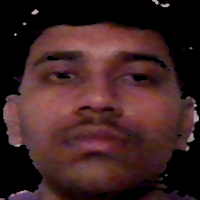
#> input picture images/img1.png, 200 x 200 px, given in place of the camera
$ python SkinDetection.py
#> lines starting #> are read from the running program, lines starting #| are printed output that depends on the picture; after the words box and inside, x2 and y2 are one past the last pixel; in counts of white or black regions, pixels touching at a corner belong together
# Author : Ambati Thrinay Kumar Reddy

import cv2
import numpy as np
import imutils
import os

class SkinDetector:

    _DEGUB = False
    '''
    implementation of "RGB-H-CbCr Skin Colour Model for Human Face Detection" published by
    Nusirwan Anwar bin Abdul Rahman, Kit Chong Wei and John See
    Faculty of Information Technology, Multimedia University
    johnsee@mmu.edu.my

    Algorithm from: http://citeseerx.ist.psu.edu/viewdoc/download?doi=10.1.1.718.1964&rep=rep1&type=pdf
    Archived version: https://archive.org/download/10.1.1.718.1964/10.1.1.718.1964.pdf

    '''
    def __init__(self, debug=False) -> None:
#> in test_with_webcam, frame is the input picture: shape (200, 200, 3); mean B, G, R 35.3, 35, 62.9
        SkinDetector._DEGUB = debug

    def _get_BGR_mask(self,img_BGR):
        '''
        RGB bounding rule (RULE A from the paper)

        args :
            BGR_img : image in BGR form

        returns :
            bgr_mask : boolean ndarray mask for the img in BGR form
        '''
        img_B, img_G, img_R  = cv2.split(img_BGR)
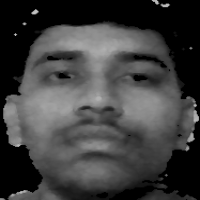
#> img_R: shape (200, 200); min 0, max 196, mean 62.9
        # using reduce() to chain the operation numpy operations
        BRG_Max = np.maximum.reduce([img_B, img_G, img_R])
        BRG_Min = np.minimum.reduce([img_B, img_G, img_R])
        # skin colour illumination's rule for uniform daylight
        mask_1 = np.logical_and.reduce([img_R > 95, img_G > 40, img_B > 20,
                                        BRG_Max - BRG_Min > 15,abs(img_R - img_G) > 15,
                                        img_R > img_G, img_R > img_B])
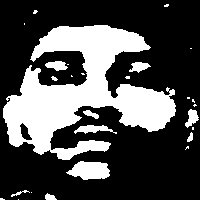
#> mask_1: shape (200, 200) bool; 30.9% white; 27 white regions (16 under 20 px), largest, box (x1, y1, x2, y2) and area: (3, 25, 176, 160) 10772, (66, 161, 110, 180) 596, (74, 125, 117, 134) 211
        # the skin colour illumination rule under flashlight or daylight lateral
        mask_2 = np.logical_and.reduce([img_R > 220, img_G > 210, img_B > 170,
                                abs(img_R - img_G) <= 15, img_R > img_B, img_G > img_B])
#> mask_2: shape (200, 200) bool; every value is 0
        #mask_1 & mask_2
        BGR_mask = np.logical_or(mask_1, mask_2)

        if SkinDetector._DEGUB :
            BGR_mask = BGR_mask.astype(np.uint8)*255
            img_BGR = cv2.bitwise_and(img_BGR,img_BGR,mask=BGR_mask)
            cv2.imshow("DEBUG::BGR Mask", img_BGR)

        return BGR_mask

    def _get_YCrCb_mask(self,img_BGR):
        '''
        YCrCb bounding rule (Rule B from the paper)

        args :
            img_BGR : image in BGR form

        returns :
            YCrCb_mask : boolean ndarray mask for the img in YCrCb form
        '''
        img_YCrCb = cv2.cvtColor(img_BGR, cv2.COLOR_BGR2YCrCb)
#> img_YCrCb: shape (200, 200, 3); mean of channels 0, 1, 2 43.4, 142, 123.5
        img_Y, img_Cr, img_Cb = cv2.split(img_YCrCb)
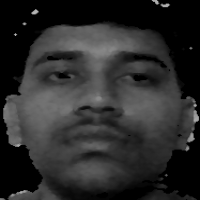
#> img_Y: shape (200, 200); min 0, max 182, mean 43.4
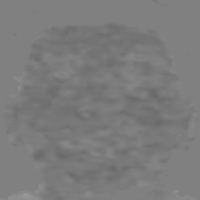
#> img_Cb: shape (200, 200); min 104, max 150, mean 123.5

        # YCrCb_mask = np.logical_and.reduce([img_Cr <= 1.5862  * img_Cb + 20,
        #                                     img_Cr >= 0.3448  * img_Cb + 76.2069,
        #                                     img_Cr >= -4.5652 * img_Cb + 234.5652,
        #                                     img_Cr <= -1.15   * img_Cb + 301.75,
        #                                     img_Cr <= -2.2857 * img_Cb + 432.85])

        YCrCb_mask = np.logical_and.reduce([img_Cr >= 136, img_Cr <= 173])
#> YCrCb_mask: shape (200, 200) bool; 65.3% white; 14 black regions (8 under 20 px), largest, box (x1, y1, x2, y2) and area: (0, 0, 200, 200) 13460, (133, 55, 167, 68) 151, (133, 75, 148, 81) 71, (96, 192, 108, 199) 68, (47, 56, 61, 61) 51, (58, 73, 71, 79) 51

        if SkinDetector._DEGUB :
            YCrCb_mask = YCrCb_mask.astype(np.uint8)*255
            img_BGR = cv2.bitwise_and(img_BGR,img_BGR,mask=YCrCb_mask)
            cv2.imshow("DEBUG::YCrCb Mask", img_BGR)

        return YCrCb_mask

    def _get_HSV_mask(self, img_BGR):
        '''
        HSV bounding rule (Rule C from the paper)

        args :
            img_BGR : image in BGR form

        returns :
            HSV_mask : boolean ndarray mask for the img in HSV form
        '''
        img_HSV = cv2.cvtColor(img_BGR, cv2.COLOR_BGR2HSV)
#> img_HSV: shape (200, 200, 3); mean H, S, V 56.1, 88, 62.9
        Hue,Sat,Val = cv2.split(img_HSV)
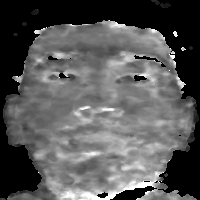
#> Sat: shape (200, 200); min 0, max 255, mean 88
        HSV_mask = np.logical_or(Hue < 50, Hue > 150)
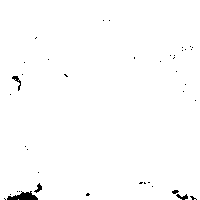
#> HSV_mask: shape (200, 200) bool; 99.1% white; 41 black regions (36 under 20 px), largest, box (x1, y1, x2, y2) and area: (7, 191, 38, 200) 167, (12, 76, 21, 91) 45, (176, 194, 188, 200) 39, (34, 183, 42, 193) 36, (172, 190, 179, 194) 20

        if SkinDetector._DEGUB :
            HSV_mask = HSV_mask.astype(np.uint8)*255
            img_BGR = cv2.bitwise_and(img_BGR,img_BGR,mask=HSV_mask)
            cv2.imshow("DEBUG::HSV Mask", img_BGR)

        return HSV_mask

    def get_mask(self,img_BGR):
        '''
        Skin pixels detection rule (Rule A and Rule B and Rule C)

        args :
            BGR_img : image in BGR form

        returns :
            mask : ndarray mask for the img in BGR form in uint8 format
                    0 maps to 0 and 1 maps to 255
        '''

        mask = np.logical_and.reduce([self._get_BGR_mask(img_BGR),
                                      self._get_YCrCb_mask(img_BGR),
                                      self._get_HSV_mask(img_BGR)])
        mask = np.logical_and.reduce([self._get_BGR_mask(img_BGR),
                                      self._get_HSV_mask(img_BGR)])
        mask = self._get_YCrCb_mask(img_BGR)

        mask = mask.astype(np.uint8)*255

        if SkinDetector._DEGUB :
            img_BGR = cv2.bitwise_and(img_BGR,img_BGR,mask=mask)
            cv2.imshow("DEBUG::Skin Detection", img_BGR)

        return mask

    def get_face_skin(self,img):

        if img is None : return None
        if not np.any(img) : return None

        skin_mask = self.get_mask(img)
        img = cv2.bitwise_and(img,img,mask=skin_mask)

        kernel = cv2.getStructuringElement(cv2.MORPH_ELLIPSE,(2,2))
        img = cv2.erode(img,kernel,iterations = 1)
        kernel = cv2.getStructuringElement(cv2.MORPH_ELLIPSE,(3,3))
        img = cv2.dilate(img,kernel,iterations = 1)

        if SkinDetector._DEGUB :
            cv2.imshow("DEBUG::Skin Detection", img)

        return img

def test_with_webcam():
    sking_detector = SkinDetector(debug=True)

    timer = cv2.TickMeter()
    video_capture = cv2.VideoCapture(1)

    frame_queue = [] # size 4

    while True :

        timer.start()

        # Capture frame-by-frame
        _, frame = video_capture.read()

        # Image blending to increase the clarity of low resolution laptop images
        # frame size = 4
        if len(frame_queue) > 3 :
            frame_queue.pop(0)
            frame_queue.append(frame)
            temp_frame = frame_queue[0]
            for i in range(1,len(frame_queue)):
                temp_frame = cv2.addWeighted(frame_queue[i],0.6,temp_frame,0.4,0.0)
            frame = temp_frame
        else : frame_queue.append(frame)

        frame = sking_detector.get_face_skin(frame)

        timer.stop()

        # print Processing time on the screen
        cv2.putText(frame, f"FPS: {timer.getFPS():.2f}",(0,15),cv2.FONT_HERSHEY_SIMPLEX,0.5,(0,0,255),1)
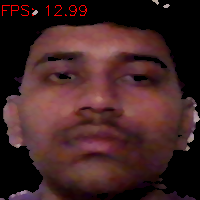
#> frame: shape (200, 200, 3); mean B, G, R 36.1, 35.7, 65

        # display the processed frame
        cv2.imshow('Face Detection', frame)

        key_pressed = cv2.waitKey(10)
#> (key q is pressed here)
        if key_pressed == ord('q') : break # press 'q' to exit

    # release the capture
    video_capture.release()
    cv2.destroyAllWindows()

if __name__ == "__main__":
    test_with_webcam()
